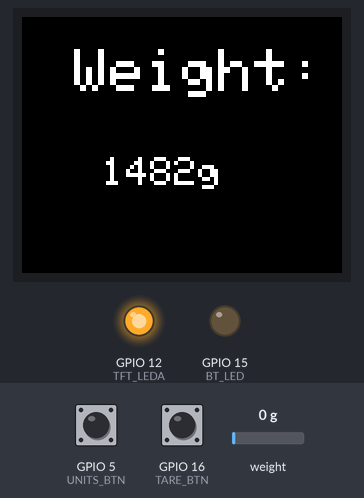
Bench run of a sketch on a simulated ESP32. Shown: 160×128 colour display, output pins drawn as LEDs (lit = HIGH). The test bench sets the inputs (shaded band); at power-on: GPIO 5 (UNITS_BTN) HIGH, weight on the scale 0 g, GPIO 16 (TARE_BTN) HIGH. Nothing arrives over Bluetooth unless stated; a phone connects over Bluetooth LE 3 s after start; what the sketch prints to the serial monitor is not drawn.

Above: at 11.4 s.
11.5 s: GPIO 5 (UNITS_BTN) pulled LOW for 1 s
At 11.81 s:
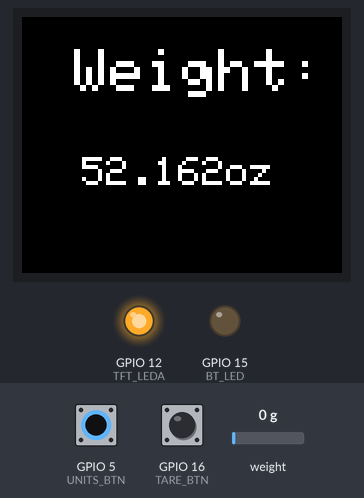
14.8 s: weight on the scale set to 2500 g
At 16.2 s:
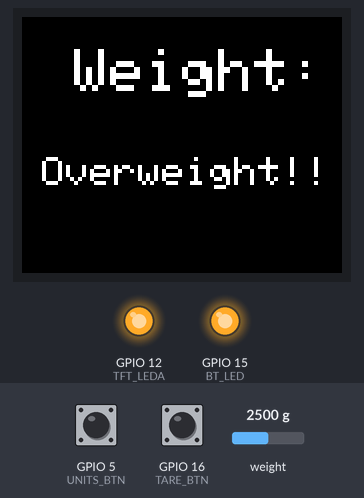
16.5 s: weight on the scale set to 100 g
At 17.2 s:
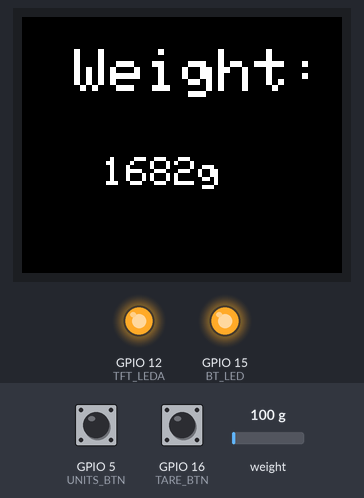
18.2 s: GPIO 5 (UNITS_BTN) pulled LOW for 1 s
At 18.51 s:
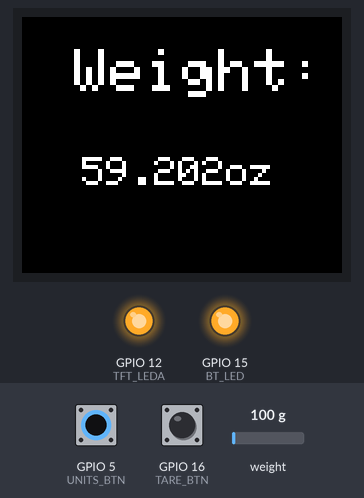
20.7 s: GPIO 16 (TARE_BTN) pulled LOW for 0.15 s
At 22.0 s:
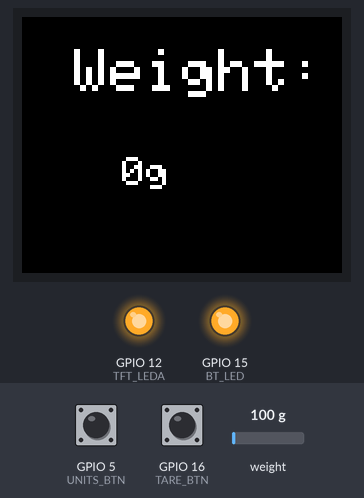
22.4 s: weight on the scale set to 1250 g
At 50.5 s:
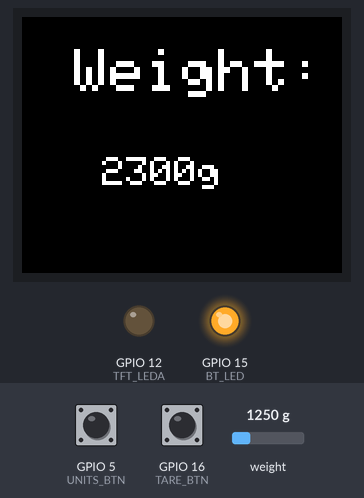
Timing chart, 0 to 51.6 s (numbered marks = the images above; inputs shaded):
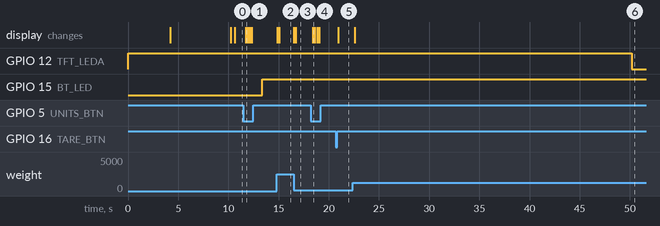

The sketch:

esp32_lite.ino
```cpp
#include <Adafruit_ST7735.h>
#include <Adafruit_GFX.h>
#include <BLEDevice.h>
#include <BLEServer.h>
#include <BLEUtils.h>
#include <BLE2902.h>
#include "HX711.h"
#include <SPI.h>

#define SERVICE_UUID "4fafc201-1fb5-459e-8fcc-c5c9c331914b"
#define CHARACTERISTIC_UUID "beb5483e-36e1-4688-b7f5-ea07361b26a8"

#define TFT_LEDA 12
#define TFT_CS 14
#define TFT_RES 26
#define TFT_RS 27
#define TFT_SCK 33
#define TFT_SDA 25

#define UNITS_BTN 5
#define TARE_BTN 16

#define LOADCELL_DOUT_PIN 2
#define LOADCELL_SCK_PIN 4

#define BT_LED 15

BLEServer *pServer = NULL;
BLECharacteristic *pCharacteristic = NULL;
bool deviceConnected = false;
bool oldDeviceConnected = false;
float value = 0.0f;
float tareValue = 0.0f;
float ozValue = 0.0f;
float lastValue = 0.0f;

bool tareSet = false;

uint8_t unitsButtonPrev;
uint8_t tareButtonPrev;

float fullWeight;

unsigned int measurement = 0;

unsigned long lastTime = 0;
const unsigned long timerDelay = 5;

unsigned long screenLastTime = 0;
const unsigned long screenTimerDelay = 50000;

HX711 loadcell; // define load cell

bool grams = true;

Adafruit_ST7735 tft = Adafruit_ST7735(TFT_CS, TFT_RS, TFT_SDA, TFT_SCK, TFT_RES); //define lcd

class MyServerCallbacks : public BLEServerCallbacks
{
    void onConnect(BLEServer *pServer)
    {
      deviceConnected = true;
    };

    void onDisconnect(BLEServer *pServer)
    {
      deviceConnected = false;
    }
};

void setup()
{
  // initialize buttons
  pinMode(UNITS_BTN, INPUT_PULLUP);
  unitsButtonPrev = digitalRead(UNITS_BTN);
  pinMode(TARE_BTN, INPUT_PULLUP);
  tareButtonPrev = digitalRead(UNITS_BTN);

  // initialize output diode and lcd background
  pinMode(BT_LED, OUTPUT);
  digitalWrite(BT_LED, LOW);
  pinMode(TFT_LEDA, OUTPUT);
  digitalWrite(TFT_LEDA, HIGH);

  // initialize a ST7735S lcd screen
  tft.initR(INITR_BLACKTAB);
  tft.setRotation(1);
  tft.fillScreen(ST7735_BLACK);

  Serial.begin(115200);

  loadcell.begin(LOADCELL_DOUT_PIN, LOADCELL_SCK_PIN);
  handleScaleCalibration();

  handleBluetoothSetUp();
}

void loop()
{
  // handle units button
  if (digitalRead(UNITS_BTN) == LOW && unitsButtonPrev == HIGH)
  {
    grams = !grams;
  }

  //handle tare button
  if (digitalRead(TARE_BTN) == LOW && tareButtonPrev == HIGH)
  {
    tareValue = fullWeight;
    tareSet = true;
  }

  char btString[10]; // char array to be sent to mobile device

  displayScaleReadings();

  /**
     If value is greater than max value (5000g) send max value.
     If value is lower than 0 send 0.
     If none of above send exact reading value.
  */
  if (value > 5000.0f)
  {
    dtostrf(5000.0f, 1, 0, btString);
  }
  else if (value <= 0.0f)
  {
    dtostrf(0.0f, 1, 0, btString);
  }
  else
  {
    dtostrf(value, 1, 0, btString);
  }

  fullWeight = getScaleValue();

  // Turns off screen backlight after inactivity and turns it on after putting some weight on scale.
  if ((millis() - screenLastTime) > screenTimerDelay)
  {
    digitalWrite(TFT_LEDA, LOW);
    screenLastTime = millis();
  }

  if (abs(value - lastValue) > 1.5f)
  {
    digitalWrite(TFT_LEDA, HIGH);
  }

  // Apply tare negative value after all weight is put off
  if (measurement >= 1)
  {
    lastValue = value;
    value = fullWeight - tareValue;
  }
  else
  {
    measurement++;
    value = 0.0;
  }

  handleBluetooth(btString);
}

void handleScaleCalibration()
{
  tft.setTextColor(ST7735_WHITE, ST7735_BLACK);
  tft.setTextSize(2);
  tft.setCursor(10, 45);
  tft.print("Calibration");
  delay(4000);
  tft.fillScreen(ST7735_BLACK);
  tft.setCursor(15, 15);
  tft.print("Remove all");
  tft.setCursor(15, 40);
  tft.print("weight from");
  tft.setCursor(45, 60);
  tft.print("scale");
  delay(5000);
  loadcell.tare();
  tft.fillScreen(ST7735_BLACK);
}

void handleBluetoothSetUp()
{
  // Create the BLE Device
  BLEDevice::init("ESP32_Scale");

  // Create the BLE Server
  pServer = BLEDevice::createServer();
  pServer->setCallbacks(new MyServerCallbacks());

  // Create the BLE Service
  BLEService *pService = pServer->createService(SERVICE_UUID);

  // Create a BLE Characteristic
  pCharacteristic = pService->createCharacteristic(
                      CHARACTERISTIC_UUID,
                      BLECharacteristic::PROPERTY_READ |
                      BLECharacteristic::PROPERTY_WRITE |
                      BLECharacteristic::PROPERTY_NOTIFY |
                      BLECharacteristic::PROPERTY_INDICATE);

  // Create a BLE Descriptor
  pCharacteristic->addDescriptor(new BLE2902());

  // Start the service
  pService->start();

  // Start advertising
  BLEAdvertising *pAdvertising = BLEDevice::getAdvertising();
  pAdvertising->addServiceUUID(SERVICE_UUID);
  pAdvertising->setScanResponse(false);
  pAdvertising->setMinPreferred(0x0);
  BLEDevice::startAdvertising();
  Serial.println("Waiting a client connection to notify...");
}

/**
   @brief Function reads values from both load cells and returns result

   @return float
*/
float getScaleValue()
{
  float weightA;
  float weightB;
  loadcell.set_scale(132.369);
  loadcell.set_gain(128);
  Serial.print("Weight A: ");
  weightA = loadcell.get_units() + 1530.205;
  Serial.println(weightA);

  loadcell.set_scale(463.736);
  loadcell.set_gain(32);
  Serial.print("Weight B: ");
  weightB = loadcell.get_units() - 48.3424;
  Serial.println(weightB);
  Serial.print("Weight A+B: ");
  Serial.println(weightA + weightB);
  return weightA + weightB;
}

void displayScaleReadings()
{
  if (value > 5000.0f)
  {
    tft.setTextColor(ST7735_WHITE, ST7735_BLACK);
    tft.setTextSize(2);
    tft.setCursor(10, 70);
    tft.print("Overweight!!");
  }
  else
  {
    tft.setTextColor(ST7735_WHITE, ST7735_BLACK);
    tft.setTextSize(3);
    tft.setCursor(26, 16);
    tft.print("Weight:");
    char string[10];
    char weightContent[13];
    tft.setTextSize(2);
    tft.fillRect(10, 70, 150, 20, ST7735_BLACK);
    if (grams)
    {
      if (value < 1000)
        tft.setCursor(50, 70);
      else
        tft.setCursor(40, 70);
      dtostrf(value, 1, 0, string);
      strcpy(weightContent, string);
      strcat(weightContent, "g");
    }
    else
    {
      if (value < 1000)
        tft.setCursor(35, 70);
      else
        tft.setCursor(30, 70);
      dtostrf(value * 0.0352, 1, 3, string);
      strcpy(weightContent, string);
      strcat(weightContent, "oz");
    }
    tft.print(weightContent);
  }
}

void handleBluetooth(char btString[])
{
  // notify changed value
  if (deviceConnected)
  {
    digitalWrite(BT_LED, HIGH);
    if ((millis() - lastTime) > timerDelay)
    {
      pCharacteristic->setValue(btString);
      pCharacteristic->notify();
      lastTime = millis();
    }
  }
  else
  {
    digitalWrite(BT_LED, LOW);
  }
  // disconnecting
  if (!deviceConnected && oldDeviceConnected)
  {
    delay(500);
    pServer->startAdvertising(); // restart advertising
    Serial.println("start advertising");
    oldDeviceConnected = deviceConnected;
  }
  // connecting
  if (deviceConnected && !oldDeviceConnected)
  {
    oldDeviceConnected = deviceConnected;
  }
}
```

Measured:
- after the input at 11.5 s, the display: changes after 0.21 s (image 1)
- after the input at 14.8 s, the display: first changes after 0.07 s (image 2 shows a later state)
- after the input at 16.5 s, the display: first changes at once (image 3 shows a later state)
- after the input at 18.2 s, the display: changes after 0.21 s (image 4)
- after the input at 20.7 s, the display: changes after 0.24 s (image 5)
- after the input at 22.4 s, the display: changes after 0.21 s (image 6)
